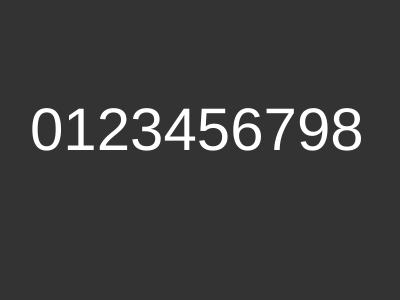
Frame 1 (no input)
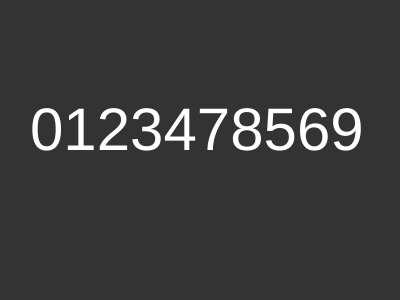
Frame 60 (no input)
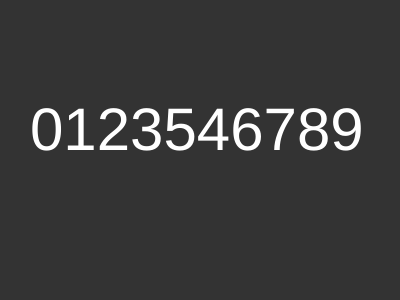
Frame 120 (the mouse pressed at the canvas centre since frame 60)

The p5.js sketch that drew these frames (run headless with seeded random() and noise() and a simulated clock; from frame 60 on, the mouse is pressed at the canvas centre):

// p5.js sketch
// ── sketch.js
var vals = [0,1,2,3,4,5,6,7,8,9]

function setup(){
    createCanvas(400,300)
}

function draw() {
    background(51)
    
    //step 1
    let largestI = -1
    for(var i=0; i <vals.length; i++){
        if(vals[i] < vals[i+1]){
            largestI =i
        }
    }

    if(largestI == -1){
        noLoop()
        console.log("finished")

    }

    //step 2
    let largestJ = -1
    for(var j=0; j <vals.length; j++){
        if(vals[largestI] < vals[j]){
            largestJ = j
        }
    }

    //step 3
    swap(vals,largestI,largestJ) 

    //step 4 reverse from largest i to the end
    let endArray= vals.splice(largestI + 1)
    endArray.reverse()
    vals = vals.concat(endArray)

    //console.log(vals)
    
    textSize(60)
    var s =''
    for(var i=0; i <vals.length; i++){
        s+=vals[i]
    }
    fill (255)
    text(s,30,height/2)

}

function swap(a,i, j){

    let temp = a[i]
    a[i] = a[j]
    a[j] = temp
}
